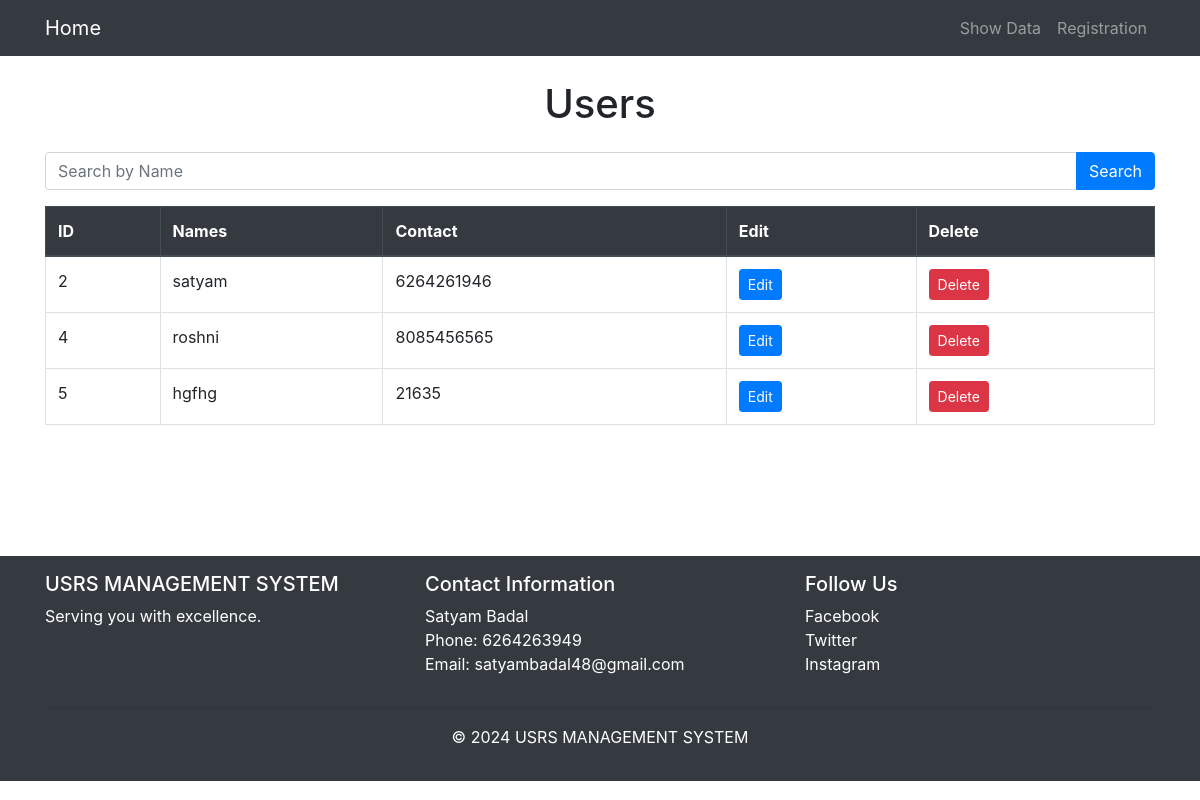
The app's page /showdata, older data.
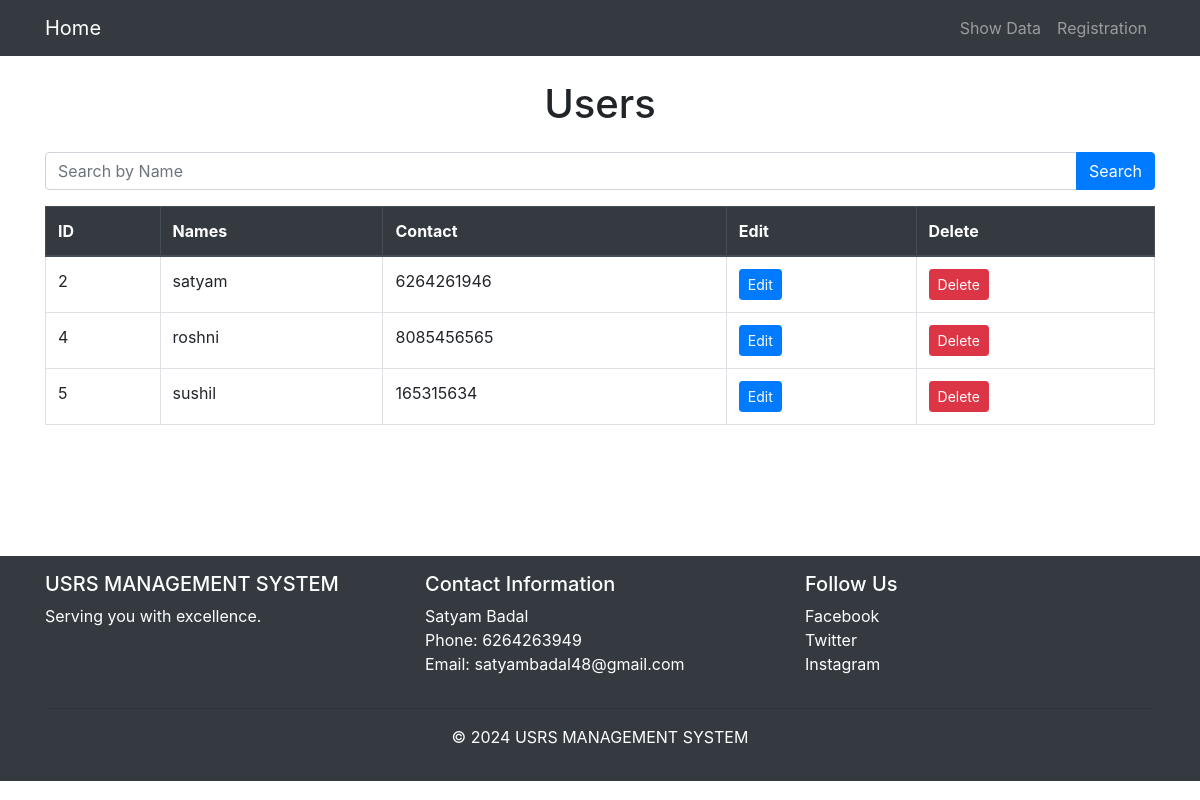
The same page, newer data.
### app/models.py (models this page shows, shortened)
class InfoModel(models.Model):
    Name = models.CharField(max_length=100)
    Phone = models.IntegerField()
    class Meta():
        verbose_name_plural = 'Student_List'

### app/views.py (the view)
# urls.py: path('showdata',ShowData,name='showdata'),
def ShowData(request):
    try:
        alldata = InfoModel.objects.all()
        data = {
            'alldata':alldata
        }
        return render(request,'show.html',data)
    except:
        return HttpResponse('CODE ERROR')

### templates/show.html (shortened to what this page needs)
{% extends 'base.html' %}
    {% block content %}
    <div class="container" style="max-height: auto; min-height: 500px;">
        <br/>
        <h1 class="text-center mb-4"> Users </h1>
        <form action="{% url 'search' %}" method="POST">
            <div class="input-group mb-3">
                <input type="text" name="names" class="form-control search-input" placeholder="Search by Name" aria-label="Search" aria-describedby="searchButton">
                <div class="input-group-append">
                    <button class="btn btn-primary" type="submit" id="searchButton">Search</button>
                </div>
            </div>
        </form>
        <table class="table table-bordered">
            <thead class="thead-dark">
                <tr>
                    <th>ID</th>
                    <th>Names</th>
                    <th>Contact</th>
                    <th>Edit</th>
                    <th>Delete</th>
                </tr>
            </thead>
            <tbody>
                {% for data in alldata %}
                <tr>
                    <td>{{ data.id }}</td>
                    <td>{{ data.Name }}</td>
                    <td>{{ data.Phone }}</td>
                    <td><a href="{% url 'edit' pk=data.id %}" class="btn btn-primary btn-sm">Edit</a></td>
                    <td><a href="{% url 'delete' pk=data.id %}" class="btn btn-danger btn-sm">Delete</a></td>
                </tr>
                {% endfor %}
            </tbody>
        </table>
    </div>
    {% endblock %}

Row changes from the older to the newer data that the page shows:
changed InfoModel id 5: Name "hgfhg" → "sushil"; Phone "21635" → "165315634"
